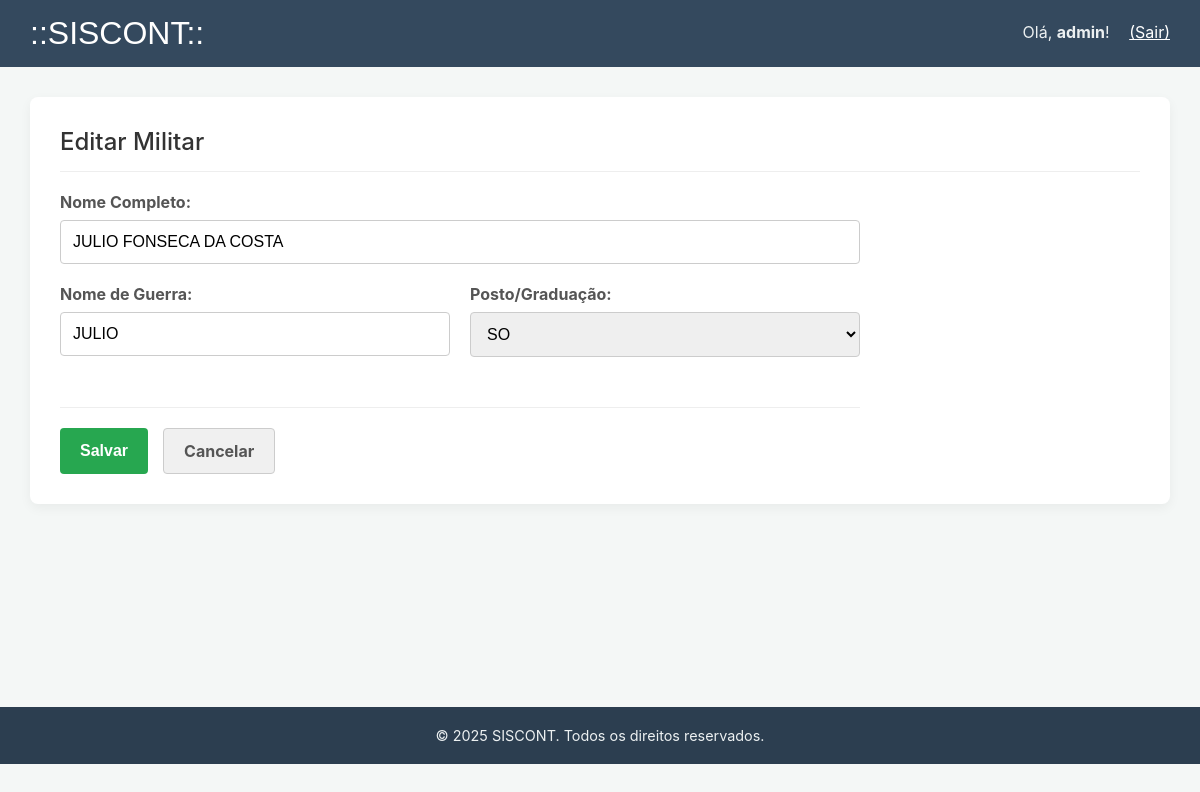
Page /crud_militares/militares_form.php?id=36 (signed in) on the committed database.
### tables this page shows
CREATE TABLE `militares` (
  `idmilitar` int NOT NULL,
  `idpg` int NOT NULL,
  `nomemil` varchar(45) DEFAULT NULL,
  `nomegr` varchar(20) DEFAULT NULL
);

CREATE TABLE `posto_grad` (
  `idpg` int NOT NULL,
  `nomepg` varchar(4) DEFAULT NULL
);

### crud_militares/militares_form.php (the view, shortened to what this page needs)
<?php
include "../conexao.php";
$militar = [
    'idmilitar' => '',
    'idpg' => '',
    'nomemil' => '',
    'nomegr' => ''
];
$titulo = "Adicionar Novo Militar";
try {
    $stmt_postos = $mysqli->query("SELECT idpg, nomepg FROM posto_grad ORDER BY idpg");
    $postos = $stmt_postos->fetch_all(MYSQLI_ASSOC);
    if (isset($_GET['id'])) {
        $id = (int)$_GET['id'];
        $titulo = "Editar Militar";
        $sql = "SELECT * FROM militares WHERE idmilitar = ?";
        $stmt = $mysqli->prepare($sql);
        $stmt->bind_param("i", $id);
        $stmt->execute();
        $result = $stmt->get_result();
        if ($result->num_rows > 0) {
            $militar = $result->fetch_assoc();
        } else {
            die("Militar não encontrado.");
        }
    }
} catch (mysqli_sql_exception $e) {
    die("Erro: " . $e->getMessage());
}
?>
<!DOCTYPE html>
<html lang="pt-br">
<head>
    <link rel="stylesheet" href="../estilo.css">
</head>
<body>
    <div id="topo">
        <h1>::SISCONT::</h1>
        <div style="position: absolute; top: 22px; right: 30px; color: #ecf0f1;">
            Olá, <strong><?= htmlspecialchars($_SESSION['usuario_logado']); ?></strong>!
            <a href="../logout.php" style="color: #fff; text-decoration: underline; margin-left: 15px;">(Sair)</a>
        </div>
    </div>
    <div id="conteudo-interno">
        <div class="main-content-card">
            <h2><?= $titulo ?></h2>
            <form action="militares_acao.php" method="POST">
                <div class="form-group">
                    <label for="nomemil">Nome Completo:</label>
                    <input type="text" id="nomemil" name="nomemil"
                           value="<?= htmlspecialchars($militar['nomemil']) ?>"
                           required>
                </div>
                <div class="form-row">
                    <div class="form-group">
                        <label for="nomegr">Nome de Guerra:</label>
                        <input type="text" id="nomegr" name="nomegr"
                               value="<?= htmlspecialchars($militar['nomegr']) ?>">
                    </div>
                    <div class="form-group">
                        <label for="idpg">Posto/Graduação:</label>
                        <select id="idpg" name="idpg" required>
                            <?php foreach ($postos as $posto): ?>
                                <option value="<?= $posto['idpg'] ?>"
                                    <?php if ($posto['idpg'] == $militar['idpg']) echo 'selected'; ?>
                                >
                                    <?= htmlspecialchars($posto['nomepg']) ?>
                                </option>
                            <?php endforeach; ?>
                        </select>
                    </div>
                </div>
                <div class="form-actions">
                    <button type="submit">Salvar</button>
                    <a href="militares_index.php" class="btn-cancel">Cancelar</a>
                </div>
            </form>
        </div> </div> <div id="rodape">
        &copy; <?= date('Y'); ?> SISCONT. Todos os direitos reservados.
    </div>
</body>
</html>

### estilo.css (style rules this page uses)
html, body { margin: 0; padding: 0; width: 100%; height: 100%; background-color: #f4f7f6; font-family: -apple-system, BlinkMacSystemFont, "Segoe UI", Roboto, "Helvetica Neue", Arial, sans-serif; }
h1 { margin: 0; font-size: 2em; font-family: sans-serif; color: #ffffff; font-weight: 300; }
h2 { font-size: 1.5em; color: #333; font-weight: 500; text-align: center; margin-top: 0; }
#topo { background-color: #34495e; width: 100%; color: #ffffff; padding: 15px 30px; box-sizing: border-box; display: flex; justify-content: space-between; align-items: center; }
#rodape { background-color: #2c3e50; width: 100%; color: #ecf0f1; padding: 20px; box-sizing: border-box; font-size: 0.9em; display: flex; align-items: center; justify-content: center; gap: 15px; flex-wrap: wrap; }
.form-group { margin-bottom: 20px; }
.form-group label { display: block; margin-bottom: 8px; font-weight: bold; color: #555; }
.form-group input[type="text"], .form-group input[type="password"] { width: 100%; padding: 12px; border: 1px solid #ccc; border-radius: 4px; box-sizing: border-box; }
#conteudo-interno { padding: 30px; box-sizing: border-box; min-height: calc(100vh - 160px); }
.main-content-card { width: 100%; max-width: 1200px; background: #ffffff; padding: 30px; border-radius: 8px; box-shadow: 0 4px 12px rgba(0,0,0,0.05); box-sizing: border-box; margin: 0 auto; }
.main-content-card h2 { text-align: left; margin-top: 0; margin-bottom: 20px; padding-bottom: 15px; border-bottom: 1px solid #eee; color: #333; }
.main-content-card form { width: 100%; max-width: 800px; margin: 0; }
.form-group input[type="text"], .form-group input[type="password"], .form-group input[type="date"], .form-group input[type="number"], .form-group input[type="email"], .form-group select, .form-group textarea { width: 100%; padding: 12px; border: 1px solid #ccc; border-radius: 4px; box-sizing: border-box; font-size: 1em; }
.form-actions { margin-top: 30px; padding-top: 20px; border-top: 1px solid #eee; display: flex; gap: 15px; }
.form-actions button, .form-actions .btn-cancel { padding: 12px 20px; border: none; border-radius: 4px; cursor: pointer; font-size: 1em; font-weight: bold; text-decoration: none; }
.form-actions button[type="submit"] { background-color: #27a750; color: white; }
.form-actions .btn-cancel { background-color: #f0f0f0; color: #555; border: 1px solid #ccc; }
.form-row { display: flex; flex-wrap: wrap; gap: 20px; }
.form-row .form-group { flex: 1; min-width: 200px; }

### rows in the picture
militares: nomemil "JULIO FONSECA DA COSTA", nomegr "JULIO", idpg "SO"

### other values in the picture
$_SESSION['usuario_logado'] "admin"
$titulo "Editar Militar"
